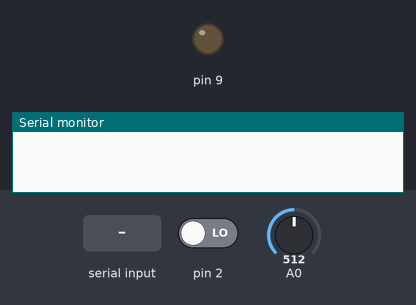
Bench run of a sketch on a simulated Arduino Uno, built with avr-gcc and run on an emulated ATmega328P. Parts: output pins drawn as LEDs (lit = HIGH), the last lines printed to the serial monitor. The test bench sets the inputs (shaded band); at power-on: pin 2 LOW, A0 = 512.

Above: at 1.2 s.
1.3 s: pin 2 driven HIGH
2.8 s: "5\n" received over Serial
At 3.5 s:
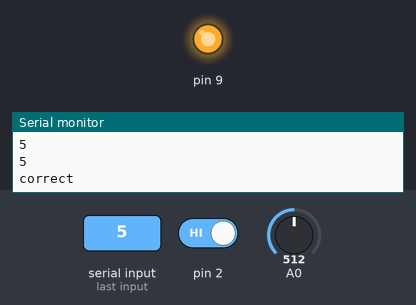
4.3 s: "90,45\n" received over Serial
At 4.8 s:
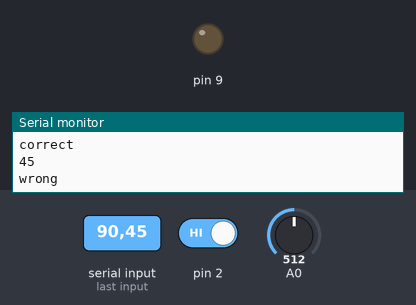
Timing chart, 0 to 7.3 s (numbered marks = the images above; inputs shaded):
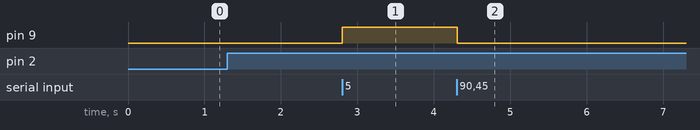

The sketch:

Demo4.ino
```cpp
int answer;
int buttonState = 0;
int lastButtonState = 0;

void setup() {
  // initialize the serial communication:
  Serial.begin(9600);
  pinMode(2, INPUT);
  pinMode(9, OUTPUT);
}

void loop() {
  // send the value of analog input 0:
  while (Serial.available() > 0) {
    int guess = Serial.parseInt();
    if (Serial.read() == '\n') {
      Serial.println(guess);
      if (guess == answer){
        digitalWrite(9, HIGH);
        Serial.println("correct");
      }
      else{
        digitalWrite(9, LOW);
        Serial.println("wrong");
      }
    }
  }
  buttonState = digitalRead(2);
  if (buttonState != lastButtonState && buttonState == HIGH) {
    answer = map(constrain(analogRead(A0), 400, 700), 1, 1000, 1, 10);
    Serial.println(answer);
    delay(50);
  }
  lastButtonState = buttonState;
  delay(2);
}
```

Measured:
- after the input at 2.8 s, pin 9: LOW → HIGH at once
- after the input at 4.3 s, pin 9: HIGH → LOW at once
